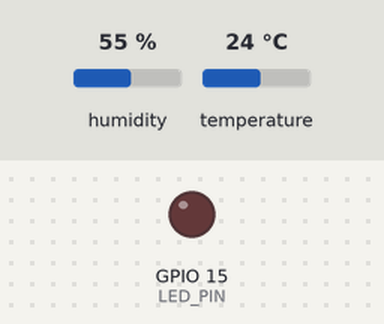
Recording of a sketch running on a simulated ESP32. Parts: output pins drawn as LEDs (lit = HIGH). The test bench sets the inputs (shaded band); at power-on: temperature 24 °C, humidity 55 %. WiFi joins after 1.5 s; servers stay silent unless stated; no MQTT or app messages arrive unless stated; what the sketch prints to the serial monitor is not drawn.

Above: at 2.7 s.
2.8 s: temperature set to 29.5 °C
5.5 s: temperature set to 30.5 °C
At 6.6 s:
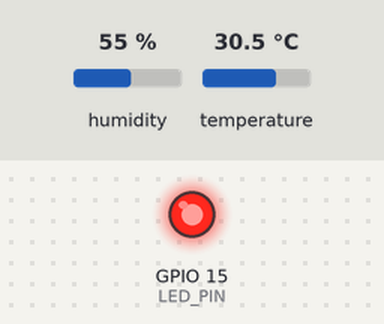
8.2 s: temperature set to 12 °C
At 10.5 s:
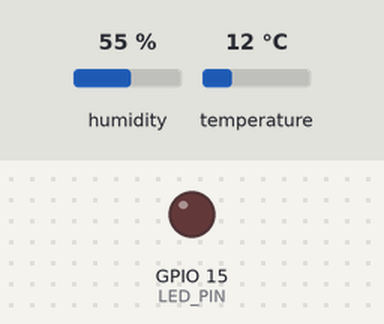
11.1 s: temperature set to 33 °C
At 12.4 s:
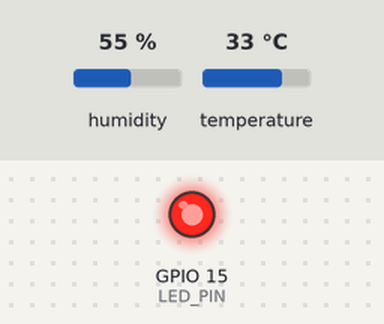
Timing chart, 0 to 14.1 s (numbered marks = the images above; inputs shaded):
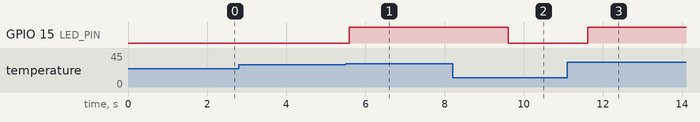

The sketch:

esp32s2-mqtt.ino
```cpp
#include <WiFi.h>
#include <PubSubClient.h>
#include "DHTesp.h"

const char* ssid = "Wokwi-GUEST";
const char* password = "";
const char* mqttServer = "broker.hivemq.com";
int mqttPort = 1883;

WiFiClient espClient;
PubSubClient client(espClient);

const int DHT_PIN =14 ; // mesmo da imagem
const int LED_PIN = 15;  // ou outro pino onde o LED está ligado

DHTesp dht;

void setup() {
  Serial.begin(115200);
  WiFi.begin(ssid, password);
  dht.setup(DHT_PIN, DHTesp::DHT22);
  pinMode(LED_PIN, OUTPUT);

  while (WiFi.status() != WL_CONNECTED) {
    delay(500);
    Serial.print(".");
  }

  Serial.println("\nWiFi conectado");
  client.setServer(mqttServer, mqttPort);
}

void loop() {
  if (!client.connected()) {
    reconnect();
  }else{

  TempAndHumidity data = dht.getTempAndHumidity();

  if (isnan(data.temperature)) {
    Serial.println("Falha ao ler o sensor DHT22!");
  } else {
    Serial.print("Temp: ");
    Serial.print(data.temperature);
    Serial.print("°C - Hum: ");
    Serial.print(data.humidity);
    Serial.println("%");

    // Enviar para o tópico MQTT
    String payload = String(data.temperature);
    client.publish("fiap/led/temp", payload.c_str());

    // Acionar LED se temperatura for maior que 30°C
    digitalWrite(LED_PIN, data.temperature > 30 ? HIGH : LOW);
  }

  client.loop();
  delay(2000);
  }
}

void reconnect() {
  while (!client.connected()) {
    Serial.print("Tentando conectar ao MQTT...");
    if (client.connect("ESP32Client")) {
      Serial.println("conectado!");
    } else {
      Serial.print("falhou. rc=");
      Serial.print(client.state());
      delay(2000);
    }
  }
}


///// --------variação para publicar MQTT apenas se houver mudança do sensor

// // Variáveis globais para armazenar os últimos valores de temperatura e umidade
// float lastTemperature = NAN;
// float lastHumidity = NAN;
      // // Verificar se os novos valores de temperatura e umidade são diferentes dos últimos valores armazenados
      // if (sensorValues.temperature != lastTemperature || sensorValues.humidity != lastHumidity) {

        // // Atualizar os valores armazenados com os novos valores
        // lastTemperature = sensorValues.temperature;
        // lastHumidity = sensorValues.humidity;
```

Measured:
- the behaviour switches between 30 and 30.1 °C on temperature (found by bisection; images 0 and 1)
- after the input at 2.8 s, every drawn part: stays the same
- after the input at 5.5 s, GPIO 15 (LED_PIN): LOW → HIGH after 0.09 s
- after the input at 8.2 s, GPIO 15 (LED_PIN): HIGH → LOW after 1.4 s
- after the input at 11.1 s, GPIO 15 (LED_PIN): LOW → HIGH after 0.52 s
